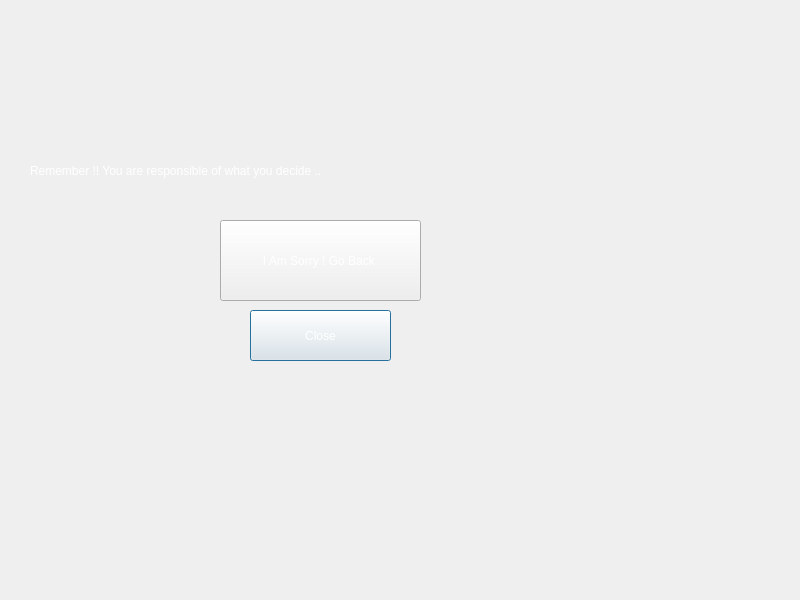
<?xml version="1.0" encoding="UTF-8"?>
<ui version="4.0">
 <class>ClossDialog</class>
 <widget class="QDialog" name="ClossDialog">
  <property name="geometry">
   <rect>
    <x>0</x>
    <y>0</y>
    <width>800</width>
    <height>600</height>
   </rect>
  </property>
  <property name="minimumSize">
   <size>
    <width>800</width>
    <height>600</height>
   </size>
  </property>
  <property name="maximumSize">
   <size>
    <width>800</width>
    <height>600</height>
   </size>
  </property>
  <property name="windowTitle">
   <string>Dialog</string>
  </property>
  <property name="styleSheet">
   <string notr="true">background-image: url(:/painter start.jpg);</string>
  </property>
  <widget class="QPushButton" name="close_btn">
   <property name="geometry">
    <rect>
     <x>250</x>
     <y>310</y>
     <width>141</width>
     <height>51</height>
    </rect>
   </property>
   <property name="styleSheet">
    <string notr="true">
font: 10pt &quot;Segoe UI&quot;;
font-family: &quot;Times New Roman&quot;;
 text-align: center;
color: rgb(255, 255, 255);</string>
   </property>
   <property name="text">
    <string>Close</string>
   </property>
  </widget>
  <widget class="QPushButton" name="Back_btn">
   <property name="geometry">
    <rect>
     <x>220</x>
     <y>220</y>
     <width>201</width>
     <height>81</height>
    </rect>
   </property>
   <property name="styleSheet">
    <string notr="true">font: 10pt &quot;Segoe UI&quot;;
font-family: &quot;Times New Roman&quot;;
 text-align: center;
color: rgb(255, 255, 255);</string>
   </property>
   <property name="text">
    <string>I Am Sorry ! Go Back </string>
   </property>
  </widget>
  <widget class="QLabel" name="label">
   <property name="geometry">
    <rect>
     <x>30</x>
     <y>140</y>
     <width>601</width>
     <height>61</height>
    </rect>
   </property>
   <property name="styleSheet">
    <string notr="true">
font: 16pt &quot;Segoe UI&quot;;
font-family: &quot;Times New Roman&quot;;
 text-align: center;
color: rgb(255, 255, 255);</string>
   </property>
   <property name="text">
    <string>Remember !! You are responsible of what you decide .. </string>
   </property>
  </widget>
 </widget>
 <resources/>
 <connections/>
</ui>
